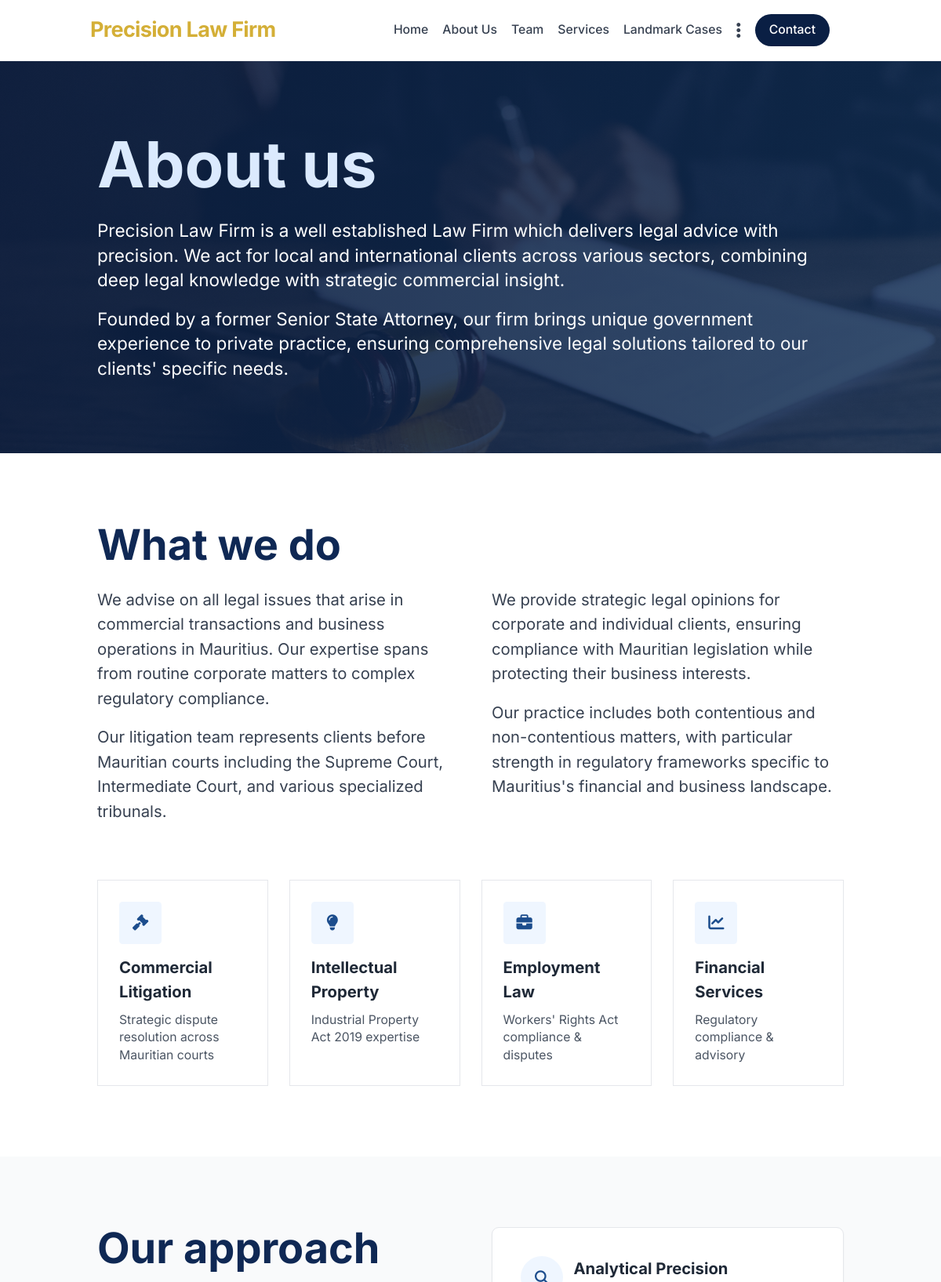
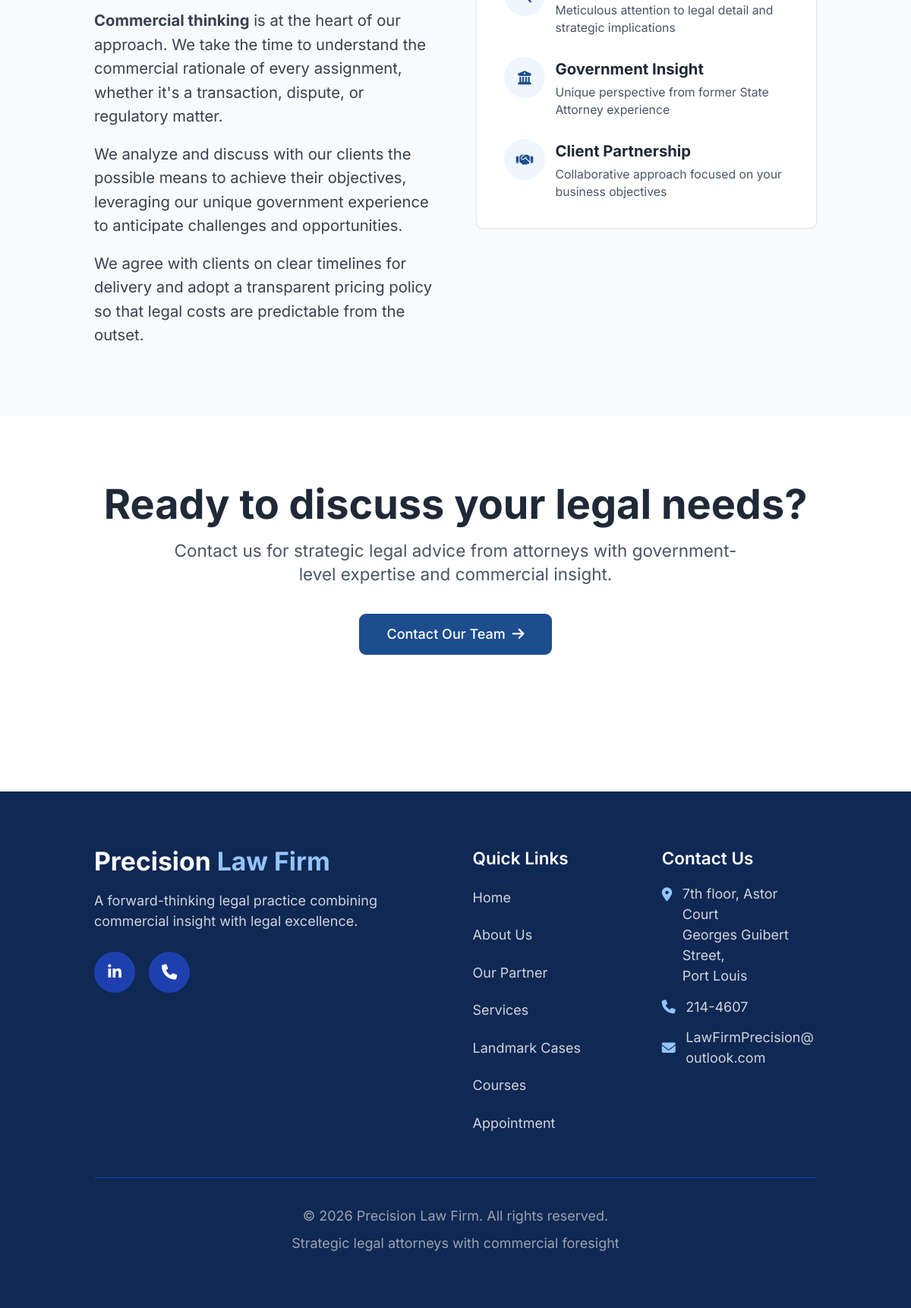
The page /pages/overview.php on the database its author committed (2 pictures, top to bottom).
### tables this page shows
CREATE TABLE `overview_hero` (
  `id` int(11) NOT NULL,
  `title` varchar(255) NOT NULL,
  `background_image` varchar(500) DEFAULT NULL,
  `created_at` timestamp NULL DEFAULT current_timestamp(),
  `updated_at` timestamp NULL DEFAULT current_timestamp() ON UPDATE current_timestamp()
);

CREATE TABLE `overview_description` (
  `id` int(11) NOT NULL,
  `paragraph` text NOT NULL,
  `sort_order` int(11) DEFAULT 0,
  `created_at` timestamp NULL DEFAULT current_timestamp()
);

CREATE TABLE `what_we_do` (
  `id` int(11) NOT NULL,
  `column_number` int(11) DEFAULT 1,
  `content` text NOT NULL,
  `sort_order` int(11) DEFAULT 0,
  `created_at` timestamp NULL DEFAULT current_timestamp()
);

CREATE TABLE `practice_areas` (
  `id` int(11) NOT NULL,
  `icon` varchar(50) NOT NULL,
  `title` varchar(255) NOT NULL,
  `description` text NOT NULL,
  `sort_order` int(11) DEFAULT 0,
  `created_at` timestamp NULL DEFAULT current_timestamp()
);

CREATE TABLE `approach_content` (
  `id` int(11) NOT NULL,
  `content` text NOT NULL,
  `sort_order` int(11) DEFAULT 0,
  `created_at` timestamp NULL DEFAULT current_timestamp()
);

CREATE TABLE `approach_features` (
  `id` int(11) NOT NULL,
  `icon` varchar(50) NOT NULL,
  `title` varchar(255) NOT NULL,
  `description` text NOT NULL,
  `sort_order` int(11) DEFAULT 0,
  `created_at` timestamp NULL DEFAULT current_timestamp()
);

CREATE TABLE `cta_section` (
  `id` int(11) NOT NULL,
  `title` varchar(255) NOT NULL,
  `description` text NOT NULL,
  `button_text` varchar(100) NOT NULL,
  `button_link` varchar(500) NOT NULL,
  `is_active` tinyint(1) DEFAULT 1,
  `updated_at` timestamp NULL DEFAULT current_timestamp() ON UPDATE current_timestamp()
);

### pages/overview.php (the view, shortened to what this page needs)
<?php
require '../config.php';
$stmt = $pdo->query("SELECT * FROM overview_hero ORDER BY id DESC LIMIT 1");
$hero = $stmt->fetch();
$stmt = $pdo->query("SELECT * FROM overview_description ORDER BY sort_order ASC");
$descriptions = $stmt->fetchAll();
$stmt = $pdo->query("SELECT * FROM what_we_do ORDER BY column_number, sort_order ASC");
$whatWeDo = $stmt->fetchAll();
$whatWeDoCol1 = array_filter($whatWeDo, function ($item) {
    return $item['column_number'] == 1;
});
$whatWeDoCol2 = array_filter($whatWeDo, function ($item) {
    return $item['column_number'] == 2;
});
$stmt = $pdo->query("SELECT * FROM practice_areas ORDER BY sort_order ASC");
$practiceAreas = $stmt->fetchAll();
$stmt = $pdo->query("SELECT * FROM approach_content ORDER BY sort_order ASC");
$approachContent = $stmt->fetchAll();
$stmt = $pdo->query("SELECT * FROM approach_features ORDER BY sort_order ASC");
$approachFeatures = $stmt->fetchAll();
$stmt = $pdo->query("SELECT * FROM cta_section WHERE is_active = 1 ORDER BY id DESC LIMIT 1");
$cta = $stmt->fetch();
?>
<!DOCTYPE html>
<html lang="en">
<head>
    <script src="https://cdn.tailwindcss.com"></script>
    <link rel="stylesheet" href="https://cdnjs.cloudflare.com/ajax/libs/font-awesome/6.4.0/css/all.min.css">
    <link rel="stylesheet" href="https://unpkg.com/aos@next/dist/aos.css" />
</head>
<body class="bg-white">
    <?php include "../includes/navbar.php" ?>
    <div class="relative overflow-hidden py-16 md:py-20 min-h-[450px] md:min-h-[500px] flex items-center">
        <div class="absolute inset-0 z-0">
            <div class="absolute inset-0">
                <img src="<?= htmlspecialchars($hero['background_image'] ?? '../components/img/bg-try.png') ?>"
                    alt="Precision Law Firm about us"
                    class="w-full h-full object-cover object-center">
                <div class="absolute inset-0 bg-gradient-to-r from-[#0F2854]/70 to-[#1C4D8D]/50"></div>
            </div>
        </div>
        <div class="container mx-auto px-4 sm:px-6 lg:px-8 z-10 relative">
            <div class="max-w-4xl">
                <h1 class="text-5xl md:text-6xl lg:text-7xl font-bold mb-6 text-white" data-aos="fade-up-slow" data-aos-duration="1400">
                    <span class="text-blue-100 mb-1">About us</span>
                </h1>
                <div class="text-white text-base sm:text-lg md:text-xl leading-relaxed space-y-4 ">
                    <?php if (!empty($descriptions)): ?>
                        <?php foreach ($descriptions as $index => $desc): ?>
                            <p class="opacity-95" data-aos="fade-up-slow" data-aos-duration="1400" data-aos-delay="<?= 200 + ($index * 100) ?>">
                                <?= htmlspecialchars($desc['paragraph']) ?>
                            </p>
                        <?php endforeach; ?>
                    <?php endif; ?>
                </div>
            </div>
        </div>
    </div>
    <div class="py-16 md:py-20 bg-white">
        <div class="container mx-auto px-4 sm:px-6 lg:px-8">
            <div class="max-w-6xl mx-auto">
                <div class="mb-16" data-aos="fade-up-slow" data-aos-duration="1400">
                    <h2 class="text-3xl md:text-4xl lg:text-5xl font-bold text-[#0F2854] mb-6">What we do</h2>
                    <div class="grid md:grid-cols-2 gap-12">
                        <div class="space-y-4 ">
                            <?php if (!empty($whatWeDoCol1)): ?>
                                <?php foreach ($whatWeDoCol1 as $index => $item): ?>
                                    <p class="text-gray-700 text-base sm:text-lg leading-relaxed" data-aos="fade-up-slow" data-aos-duration="1400" data-aos-delay="<?= $index * 100 ?>">
                                        <?= htmlspecialchars($item['content']) ?>
                                    </p>
                                <?php endforeach; ?>
                            <?php endif; ?>
                        </div>
                        <div class="space-y-4 ">
                            <?php if (!empty($whatWeDoCol2)): ?>
                                <?php foreach ($whatWeDoCol2 as $index => $item): ?>
                                    <p class="text-gray-700 text-base sm:text-lg leading-relaxed" data-aos="fade-up-slow" data-aos-duration="1400" data-aos-delay="<?= 200 + ($index * 100) ?>">
                                        <?= htmlspecialchars($item['content']) ?>
                                    </p>
                                <?php endforeach; ?>
                            <?php endif; ?>
                        </div>
                    </div>
                </div>
                <div class="grid sm:grid-cols-2 md:grid-cols-4 gap-6">
                    <?php if (!empty($practiceAreas)): ?>
                        <?php foreach ($practiceAreas as $index => $area): ?>
                            <div class="border border-gray-200 p-6 hover:border-[#1C4D8D] transition-colors hover-lift"
                                data-aos="fade-up-slow" data-aos-duration="1400" data-aos-delay="<?= $index * 100 ?>">
                                <div class="w-12 h-12 bg-blue-50 rounded flex items-center justify-center mb-3">
                                    <i class="fas <?= htmlspecialchars($area['icon']) ?> text-[#1C4D8D] text-lg"></i>
                                </div>
                                <h4 class="font-bold text-gray-800 text-lg mb-2"><?= htmlspecialchars($area['title']) ?></h4>
                                <p class="text-gray-600 text-sm"><?= htmlspecialchars($area['description']) ?></p>
                            </div>
                        <?php endforeach; ?>
                    <?php endif; ?>
                </div>
            </div>
        </div>
    </div>
    <div class="py-16 md:py-20 bg-gray-50">
        <div class="container mx-auto px-4 sm:px-6 lg:px-8">
            <div class="max-w-6xl mx-auto">
                <div class="grid md:grid-cols-2 gap-12 items-start">
                    <div data-aos="fade-right-slow" data-aos-duration="1500">
                        <h2 class="text-3xl md:text-4xl lg:text-5xl font-bold text-[#0F2854] mb-6">Our approach</h2>
                        <div class="space-y-4 ">
                            <?php if (!empty($approachContent)): ?>
                                <?php foreach ($approachContent as $content): ?>
                                    <p class="text-gray-700 text-base sm:text-lg leading-relaxed"><?= $content['content'] ?></p>
                                <?php endforeach; ?>
                            <?php endif; ?>
                        </div>
                    </div>
                    <div class="bg-white p-8 rounded-lg shadow-sm border border-gray-200"
                        data-aos="fade-left-slow" data-aos-duration="1500" data-aos-delay="200">
                        <div class="space-y-6">
                            <?php if (!empty($approachFeatures)): ?>
                                <?php foreach ($approachFeatures as $feature): ?>
                                    <div class="flex items-start group hover-lift transition-all duration-300">
                                        <div class="flex-shrink-0 w-12 h-12 bg-blue-50 rounded-full flex items-center justify-center mr-3 group-hover:scale-110 transition-transform duration-300">
                                            <i class="fas <?= htmlspecialchars($feature['icon']) ?> text-[#1C4D8D] text-base"></i>
                                        </div>
                                        <div>
                                            <h4 class="font-bold text-gray-800 text-lg mb-1"><?= htmlspecialchars($feature['title']) ?></h4>
                                            <p class="text-gray-600 text-sm"><?= htmlspecialchars($feature['description']) ?></p>
                                        </div>
                                    </div>
                                <?php endforeach; ?>
                            <?php endif; ?>
                        </div>
                    </div>
                </div>
            </div>
        </div>
    </div>
    <div class="py-16 md:py-20 bg-white">
        <div class="container mx-auto px-4 sm:px-6 lg:px-8">
            <div class="max-w-4xl mx-auto text-center">
                <?php if (!empty($cta)): ?>
                    <h2 class="text-3xl md:text-4xl lg:text-5xl font-bold text-gray-800 mb-4" data-aos="fade-up-slow" data-aos-duration="1400">
                        <?= htmlspecialchars($cta['title']) ?>
                    </h2>
                    <p class="text-gray-600 text-base sm:text-lg md:text-xl mb-8 max-w-2xl mx-auto " data-aos="fade-up-slow" data-aos-duration="1400" data-aos-delay="100">
                        <?= htmlspecialchars($cta['description']) ?>
                    </p>
                    <a href="<?= htmlspecialchars($cta['button_link']) ?>"
                        class="inline-flex items-center bg-[#1C4D8D] text-white px-8 py-3 rounded-lg hover:bg-[#0F2854] transition-all duration-300 hover-lift text-base"
                        data-aos="fade-up-slow" data-aos-duration="1400" data-aos-delay="200">
                        <span class="mr-2 font-medium"><?= htmlspecialchars($cta['button_text']) ?></span>
                        <i class="fas fa-arrow-right text-base"></i>
                    </a>
                <?php endif; ?>
            </div>
        </div>
    </div>
    <?php include "../includes/footer.php" ?>
</body>
</html>

### pages/overview.php (style rules this page uses)
body { font-family: 'Inter', sans-serif; }
.hover-lift { transition: transform 0.3s ease, box-shadow 0.3s ease; }
[data-aos="fade-up-slow"] { transform: translateY(40px); opacity: 0; transition-property: transform, opacity; }
[data-aos="fade-up-slow"].aos-animate { transform: translateY(0); opacity: 1; }
[data-aos="fade-right-slow"] { transform: translateX(40px); opacity: 0; transition-property: transform, opacity; }
[data-aos="fade-left-slow"] { transform: translateX(-40px); opacity: 0; transition-property: transform, opacity; }
html { font-size: 16px; }
@media (min-width: 768px) { html { font-size: 18px; } }

### rows shown on the page
overview_hero: background_image (picture)
overview_description: paragraph "Precision Law Firm is a well established Law Firm which delivers legal advice with precision. We act for local and international clients across various sectors, combining deep legal knowledge with strategic commercial insight."
overview_description: paragraph "Founded by a former Senior State Attorney, our firm brings unique government experience to private practice, ensuring comprehensive legal solutions tailored to our clients' specific needs."
what_we_do: content "We advise on all legal issues that arise in commercial transactions and business operations in Mauritius. Our expertise spans from routine corporate matters to complex regulatory compliance."
what_we_do: content "Our litigation team represents clients before Mauritian courts including the Supreme Court, Intermediate Court, and various specialized tribunals."
what_we_do: content "We provide strategic legal opinions for corporate and individual clients, ensuring compliance with Mauritian legislation while protecting their business interests."
what_we_do: content "Our practice includes both contentious and non-contentious matters, with particular strength in regulatory frameworks specific to Mauritius's financial and business landscape."
practice_areas: title "Commercial Litigation", description "Strategic dispute resolution across Mauritian courts"
practice_areas: title "Intellectual Property", description "Industrial Property Act 2019 expertise"
practice_areas: title "Employment Law", description "Workers' Rights Act compliance & disputes"
practice_areas: title "Financial Services", description "Regulatory compliance & advisory"
approach_content: content "Commercial thinking is at the heart of our approach. We take the time to understand the commercial rationale of every assignment, whether it's a transaction, dispute, or regulatory matter."
approach_content: content "We analyze and discuss with our clients the possible means to achieve their objectives, leveraging our unique government experience to anticipate challenges and opportunities."
approach_content: content "We agree with clients on clear timelines for delivery and adopt a transparent pricing policy so that legal costs are predictable from the outset."
approach_features: title "Analytical Precision", description "Meticulous attention to legal detail and strategic implications"
approach_features: title "Government Insight", description "Unique perspective from former State Attorney experience"
approach_features: title "Client Partnership", description "Collaborative approach focused on your business objectives"
cta_section: title "Ready to discuss your legal needs?", description "Contact us for strategic legal advice from attorneys with government-level expertise and commercial insight.", button_text "Contact Our Team"
